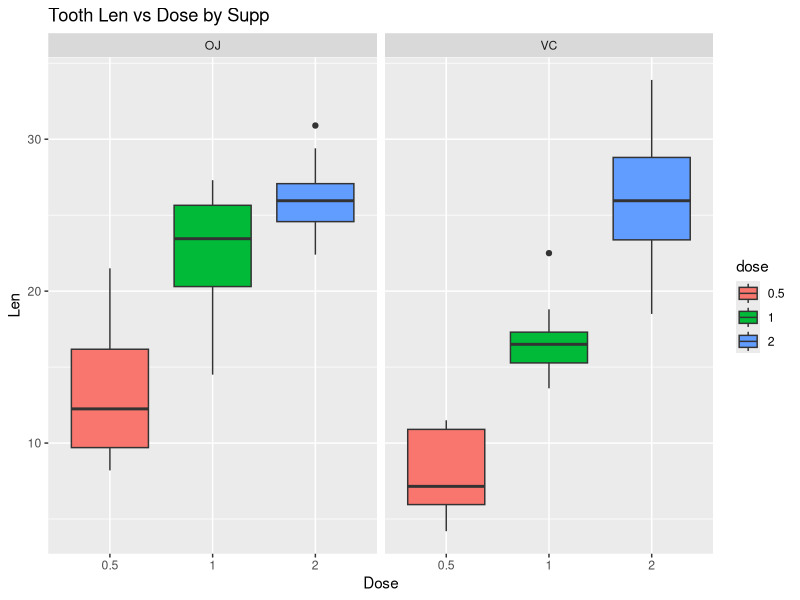

The R script that drew this image:
## ---- chunk 1
knitr::opts_chunk$set(echo = TRUE)
## ---- chunk 2
library(tidyverse)
data("ToothGrowth")
# view size of data
dim(ToothGrowth)
# view some top data
head(ToothGrowth)
# explore data type for each columns
str(ToothGrowth)
## ---- chunk 3
ToothGrowth$dose<-as.factor(ToothGrowth$dose)
## ---- chunk 4
#summay data
summary(ToothGrowth)
## ---- chunk 5
ggplot(aes(x=dose, y=len), data=ToothGrowth) + 
    geom_boxplot(aes(fill=dose)) + 
    labs(x = "Dose", y= "Len", title = "Tooth Len vs Dose by Supp") + 
    facet_grid(. ~ supp)
## ---- chunk 6
t.test(len~supp,data=ToothGrowth)
## ---- chunk 7
sub_data <- subset(ToothGrowth, ToothGrowth$dose %in% c(0.5,1))
t.test(len~dose,data=sub_data)
## ---- chunk 8
sub_data <- subset(ToothGrowth, ToothGrowth$dose %in% c(0.5,2))
t.test(len~dose,data=sub_data)
## ---- chunk 9
sub_data <- subset(ToothGrowth, ToothGrowth$dose %in% c(1,2))
t.test(len~dose,data=sub_data)
